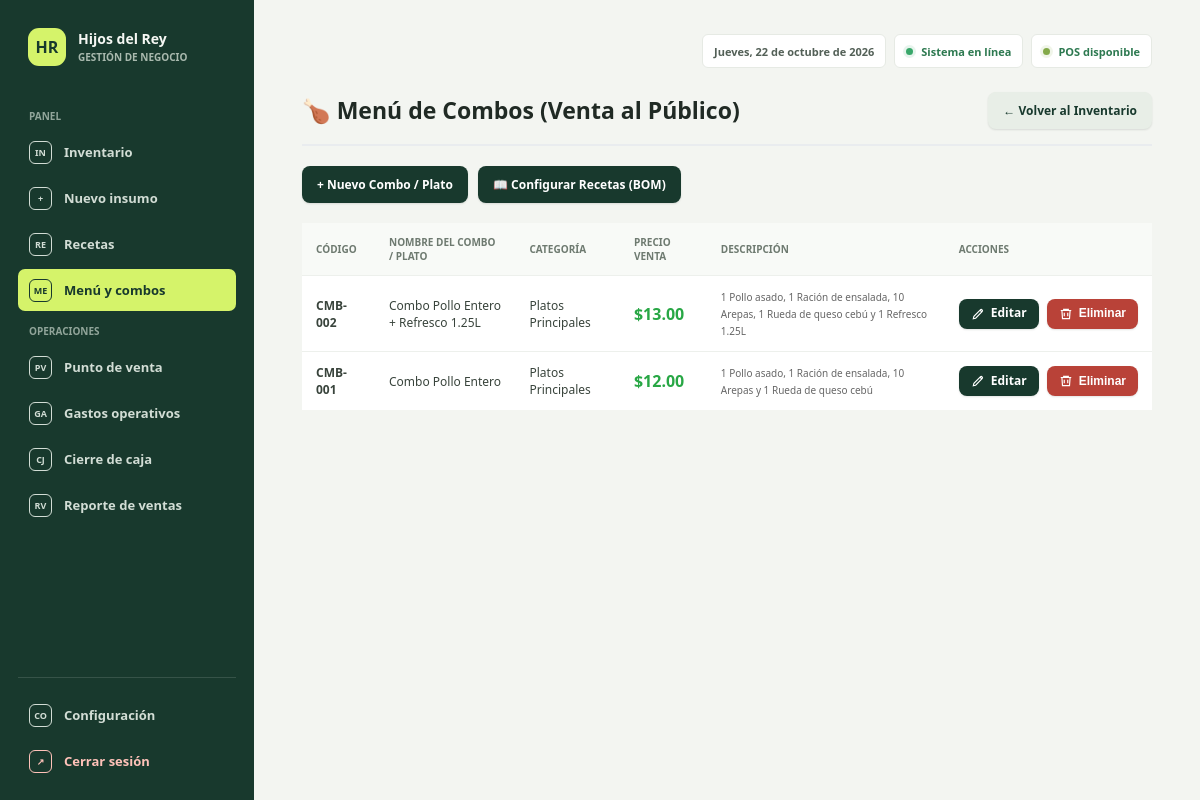
/menu.php (signed in), run on the app's committed database.
### tables this page shows
CREATE TABLE `productos` (
  `id` int NOT NULL AUTO_INCREMENT,
  `categoria_id` int NOT NULL,
  `codigo` varchar(50) NOT NULL,
  `nombre` varchar(100) NOT NULL,
  `descripcion` text,
  `precio_compra` decimal(10,2) NOT NULL DEFAULT '0.00',
  `precio_venta` decimal(10,2) NOT NULL,
  `stock_actual` int NOT NULL DEFAULT '0',
  `stock_minimo` int NOT NULL DEFAULT '5',
  `created_at` timestamp NULL DEFAULT CURRENT_TIMESTAMP,
  `es_combo` tinyint(1) DEFAULT '0',
  PRIMARY KEY (`id`),
  UNIQUE KEY `codigo` (`codigo`),
  KEY `categoria_id` (`categoria_id`),
  CONSTRAINT `productos_ibfk_1` FOREIGN KEY (`categoria_id`) REFERENCES `categorias` (`id`) ON DELETE RESTRICT
);

CREATE TABLE `categorias` (
  `id` int NOT NULL AUTO_INCREMENT,
  `nombre` varchar(100) NOT NULL,
  `descripcion` text,
  `created_at` timestamp NULL DEFAULT CURRENT_TIMESTAMP,
  PRIMARY KEY (`id`)
);

### menu.php (the view, shortened to what this page needs)
<?php
include 'conexion.php';
$sql = "SELECT p.*, c.nombre AS categoria_nombre
        FROM productos p
        LEFT JOIN categorias c ON p.categoria_id = c.id
        WHERE p.es_combo = 1
        ORDER BY p.id DESC";
$stmt = $conexion->query($sql);
$combos = $stmt->fetchAll(PDO::FETCH_ASSOC);
?>
<!DOCTYPE html>
<html lang="es">
<head>
    <link rel="stylesheet" href="app.css">
</head>
<body>
<?php include 'navegacion.php'; ?>
<div class="container">
    <div style="display: flex; justify-content: space-between; align-items: center; margin-bottom: 20px; border-bottom: 2px solid #e9ecef; padding-bottom: 15px;">
        <h2>🍗 Menú de Combos (Venta al Público)</h2>
        <a href="index.php" class="btn btn-secondary">← Volver al Inventario</a>
    </div>
    <div style="display: flex; gap: 10px; margin-bottom: 20px;">
        <a href="registrar_producto.php" class="btn btn-success">+ Nuevo Combo / Plato</a>
        <a href="recetas.php" class="btn" style="background-color: #17a2b8;">📖 Configurar Recetas (BOM)</a>
    </div>
    <table>
        <thead>
            <tr>
                <th>Código</th>
                <th>Nombre del Combo / Plato</th>
                <th>Categoría</th>
                <th>Precio Venta</th>
                <th>Descripción</th>
                <th>Acciones</th>
            </tr>
        </thead>
        <tbody>
            <?php if (count($combos) > 0): ?>
                <?php foreach ($combos as $cb): ?>
                    <tr>
                        <td><strong><?= htmlspecialchars($cb['codigo']) ?></strong></td>
                        <td><?= htmlspecialchars($cb['nombre']) ?></td>
                        <td><?= htmlspecialchars($cb['categoria_nombre'] ?? 'Sin Categoría') ?></td>
                        <td><strong style="color: #28a745; font-size: 16px;">$<?= number_format($cb['precio_venta'], 2) ?></strong></td>
                        <td><small style="color: #666;"><?= htmlspecialchars($cb['descripcion']) ?></small></td>
                        <td class="table-actions-cell">
                            <div class="table-actions">
                                <a href="editar_producto.php?id=<?= $cb['id'] ?>" class="btn btn-sm btn-primary">
                                    <svg viewBox="0 0 24 24" fill="none" stroke="currentColor" stroke-width="2" aria-hidden="true"><path d="m15 5 4 4M4 20l4-.8L19 8a2.1 2.1 0 0 0-3-3L5 16z"/></svg>Editar
                                </a>
                                <form method="POST" action="eliminar_producto.php" data-confirm="¿Deseas eliminar este combo? Esta acción no se puede deshacer.">
                                    <button type="submit" class="btn btn-sm btn-danger">
                                        <svg viewBox="0 0 24 24" fill="none" stroke="currentColor" stroke-width="2" aria-hidden="true"><path d="M3 6h18M8 6V4h8v2m3 0-1 14H6L5 6m4 4v6m6-6v6"/></svg>Eliminar
                                    </button>
                                </form>
                            </div>
                        </td>
                    </tr>
                <?php endforeach; ?>
            <?php endif; ?>
        </tbody>
    </table>
</div>
</body>
</html>

### app.css (style rules this page uses)
:root { color-scheme: light; --ink: #202a24; --muted: #748078; --canvas: #f3f5f1; --paper: #fff; --line: #e6eae4; --forest: #18392d; --forest-light: #254b3b; --lime: #d5f36a; --danger: #b94238; --danger-bg: #fff0ed; --green: #2d7950; --green-bg: #edf7ef; }
* { box-sizing: border-box; }
body { margin: 0 !important; padding: 0 !important; background: var(--canvas) !important; color: var(--ink); font-family: "Avenir Next", Avenir, "Segoe UI", sans-serif !important; font-size: 14px; }
a { color: inherit; }
.container { width: min(100% - 254px, 1320px) !important; max-width: 1320px !important; min-height: 100vh; margin: 0 0 0 254px !important; padding: 34px clamp(22px, 4vw, 58px) 48px !important; border: 0 !important; border-radius: 0 !important; background: transparent !important; box-shadow: none !important; }
h1, h2, h3, h4 { color: var(--ink) !important; }
h2 { font-size: 23px; font-weight: 700; line-height: 1.2; letter-spacing: 0; }
button, .btn, .btn-nav, .primary-action { border: 0 !important; border-radius: 8px !important; background: var(--forest) !important; color: #fff !important; font-size: 12px !important; font-weight: 750 !important; text-decoration: none; box-shadow: 0 1px 2px rgba(20, 36, 27, .12); transition: all 200ms ease; transform: translateY(0); }
.container button[type="submit"] { padding: 12px 24px !important; border-radius: 12px !important; }
.btn-success, .btn-primary, .primary-action { background: var(--forest) !important; color: #fff !important; }
.btn-secondary { background: #e8eee7 !important; color: var(--forest) !important; }
.btn-danger { background: var(--danger) !important; color: #fff !important; }
table { width: 100%; border-collapse: collapse; background: var(--paper); }
th, td { padding: 12px 14px !important; border: 0 !important; border-bottom: 1px solid #edf0ec !important; text-align: left; vertical-align: middle !important; }
th { background: #f8faf7 !important; color: #6e7a70 !important; font-size: 10px !important; font-weight: 800 !important; text-transform: uppercase; }
td { color: #39443c; font-size: 12px !important; }
tbody tr:last-child td { border-bottom: 0 !important; }
.table-actions { display: flex; flex-direction: row; align-items: center; justify-content: center; gap: 8px; white-space: nowrap; }
.table-actions form { margin: 0 !important; }
.container .table-actions .btn, .container .table-actions button { display: inline-flex; min-height: 30px; align-items: center; justify-content: center; gap: 6px; padding: 4px 12px !important; border-radius: 8px !important; font-size: 12px !important; line-height: 1.2; }
.table-actions svg { width: 14px; height: 14px; flex: 0 0 14px; }
.table-actions-cell { text-align: center !important; }

### menu.php (style rules this page uses)
body { font-family: Arial, sans-serif; background-color: #f4f6f9; margin: 0; padding: 20px; }
.container { max-width: 1100px; background: white; padding: 25px; border-radius: 8px; box-shadow: 0 4px 10px rgba(0,0,0,0.1); margin: auto; }
h2 { color: #333; margin: 0; }
.btn { background-color: #007bff; color: white; padding: 10px 15px; text-decoration: none; border-radius: 6px; font-weight: bold; font-size: 14px; display: inline-block; }
.btn-success { background-color: #28a745; }
.btn-primary { background-color: #007bff; }
.btn-danger { background-color: #dc3545; }
.btn-secondary { background-color: #6c757d; }
table { width: 100%; border-collapse: collapse; margin-top: 15px; }
th, td { padding: 12px; text-align: left; border-bottom: 1px solid #ddd; font-size: 14px; vertical-align: middle; }
th { background-color: #343a40; color: white; }

### data on the page
productos: codigo "CMB-002", nombre "Combo Pollo Entero + Refresco 1.25L", categoria.nombre "Platos Principales", precio_venta "13.00", descripcion "1 Pollo asado, 1 Ración de ensalada, 10 Arepas, 1 Rueda de queso cebú y 1 Refresco 1.25L"
productos: codigo "CMB-001", nombre "Combo Pollo Entero", categoria.nombre "Platos Principales", precio_venta "12.00", descripcion "1 Pollo asado, 1 Ración de ensalada, 10 Arepas y 1 Rueda de queso cebú"
